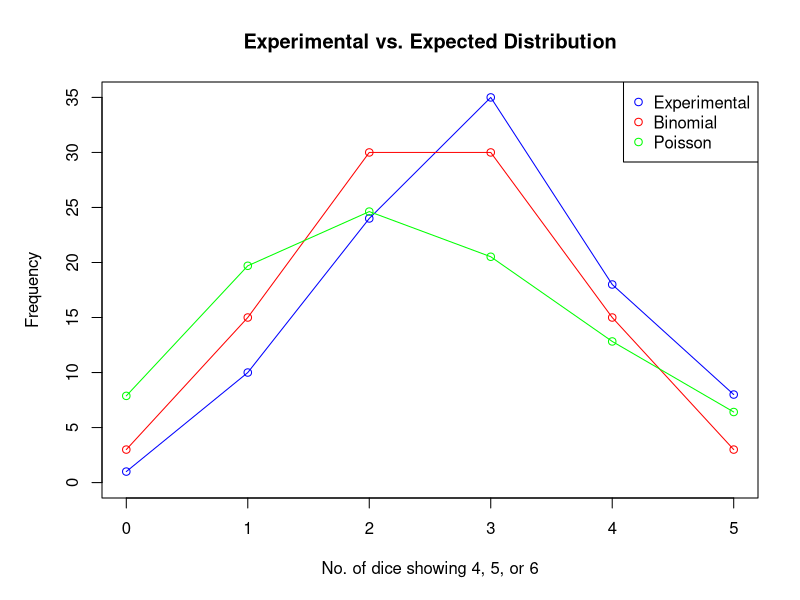

The R script that drew this image:
observed <- c(0, 1, 2, 3, 4, 5)

frequency <- c(1, 10, 24, 35, 18, 8)

total_trials <- sum(frequency)

binomial_expected <- dbinom(observed, size = 5, prob = 0.5) * total_trials

lambda <- 5 * 0.5

poisson_expected <- dpois(observed, lambda) * total_trials

par(mar = c(5, 5, 4, 2) + 0.1)
plot(observed, frequency,
  type = "o", col = "blue", ylim = c(0, max(frequency)),
  xlab = "No. of dice showing 4, 5, or 6", ylab = "Frequency", main =
    "Experimental vs. Expected Distribution"
)
lines(observed, binomial_expected, type = "o", col = "red")
lines(observed, poisson_expected, type = "o", col = "green")

legend("topright",
  legend = c("Experimental", "Binomial", "Poisson"), col =
    c("blue", "red", "green"), pch = c(1, 1, 1)
)
